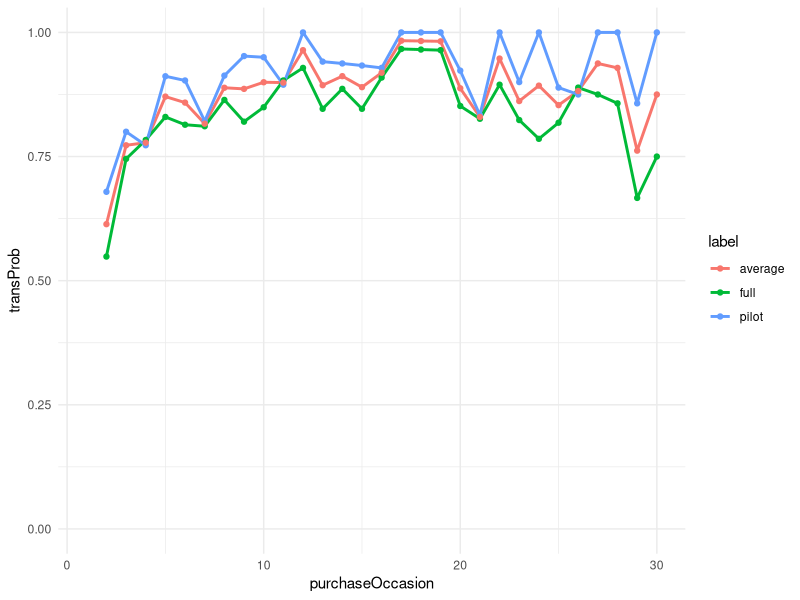
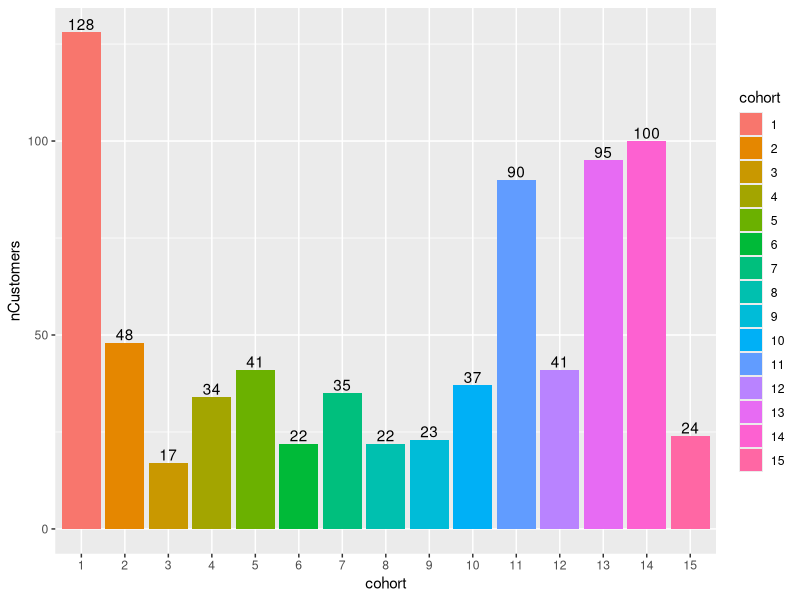
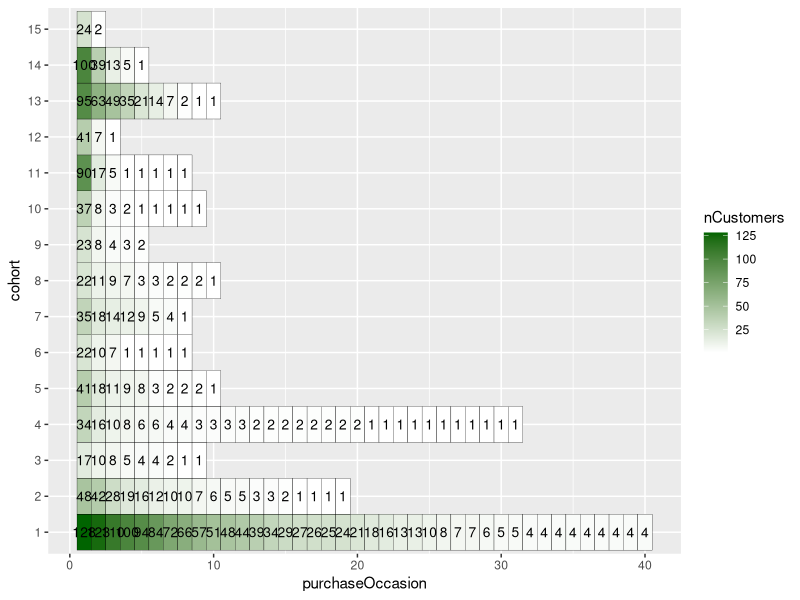
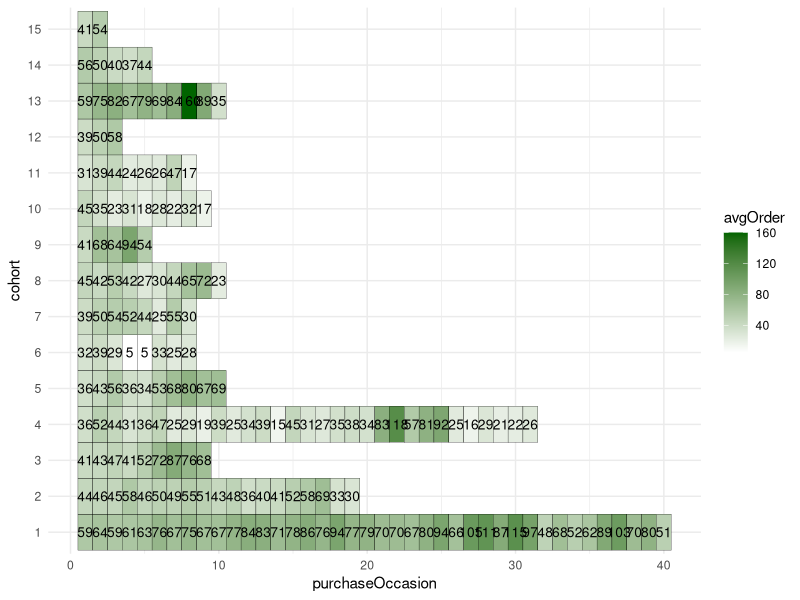
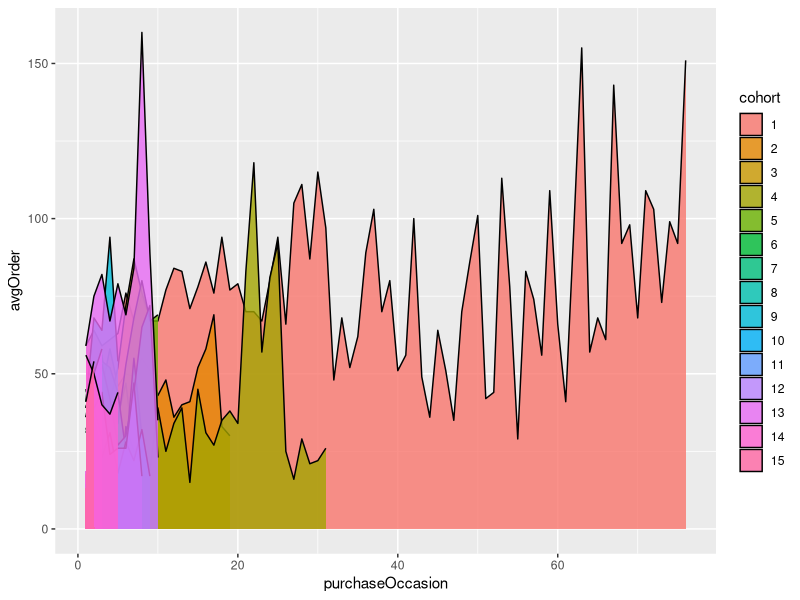
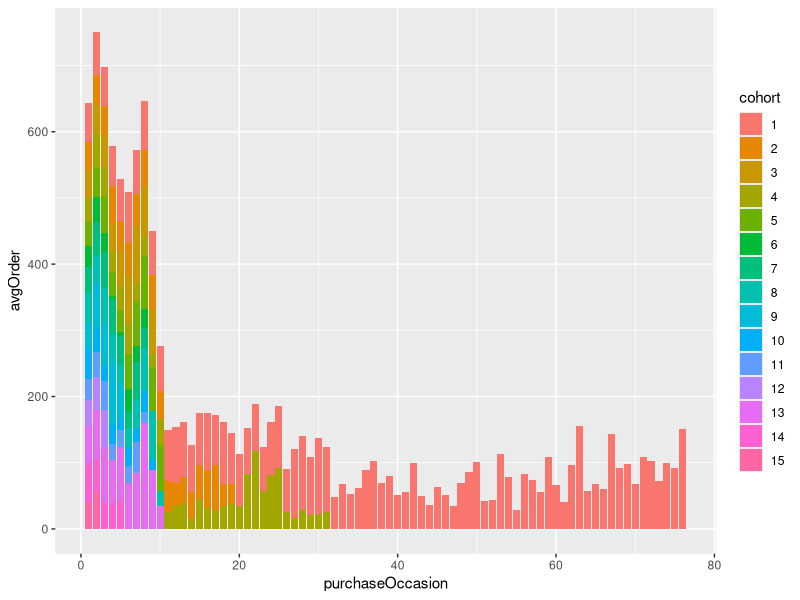
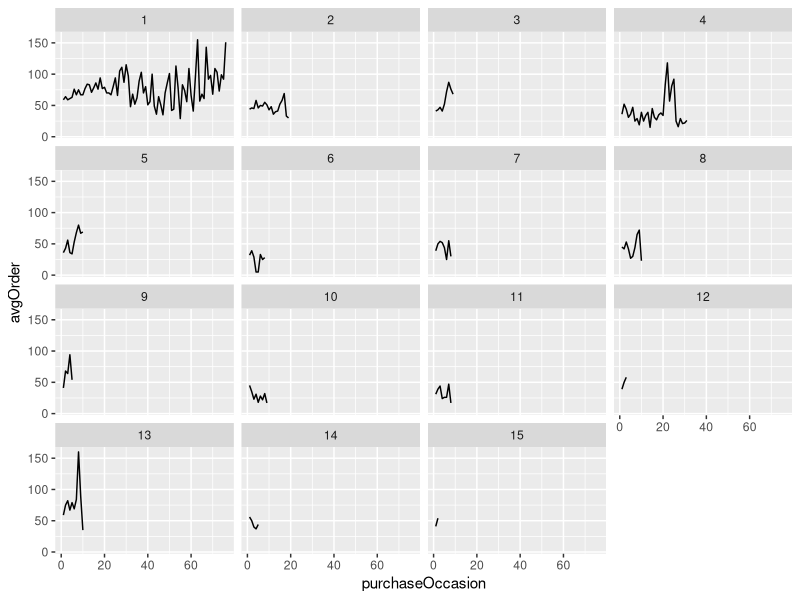
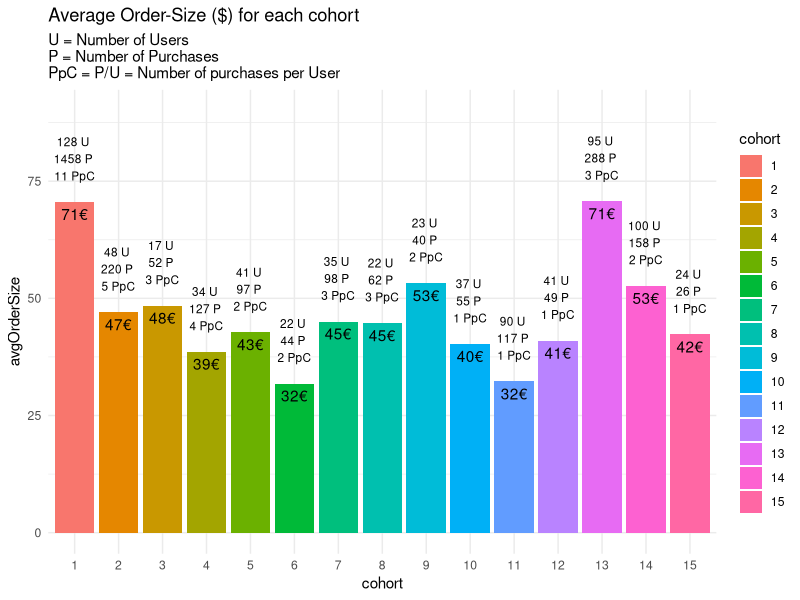

Recreate these plots in R, in order.
## ---- chunk 1
knitr::opts_chunk$set(echo = TRUE)

library(data.table)
library(tidyverse)
library(readxl)
library(magrittr) # for %<>% operator 

# Load data
dataMainFull <- as.data.table(read_xlsx(path = "retailRelay.xlsx", sheet = 1))
dataMainPilot <- as.data.table(read_xlsx(path = "retailRelay.xlsx", sheet = 2))
dataTransitionFull <- as.data.table(read_xlsx(path = "retailRelay.xlsx", sheet = 3))
dataTransitionPilot <- as.data.table(read_xlsx(path = "retailRelay.xlsx", sheet = 4))

# Rename Variables
dataMainPilot %<>% rename(OrderId = `Order Id`)

dataTransitionFull[, ':='(
  transProb = as.numeric(`Transition Probability`),
  purchaseOccasion = `Purchase Occasion`,
  avgBasketSize = `Average Basket Size`
)]
dataTransitionPilot[, ':='(
  transProb = as.numeric(`Transition Probability`),
  purchaseOccasion = `Purchase Occasion`,
  avgBasketSize = `Average Basket Size`
)]

dataTransitionFull <- dataTransitionFull[, c("purchaseOccasion", "transProb", "avgBasketSize")]
dataTransitionPilot <- dataTransitionPilot[, c("purchaseOccasion", "transProb", "avgBasketSize")]

# Transforming dates
dataMainFull[, ':='(orderYear = lubridate::year(OrderDate),
                    orderMonth = lubridate::month(OrderDate),
                    orderDay = lubridate::day(OrderDate))]
dataMainPilot[, ':='(orderYear = lubridate::year(OrderDate),
                    orderMonth = lubridate::month(OrderDate),
                    orderDay = lubridate::day(OrderDate))]
## ---- chunk 2
dataTransitionFull[, label := "full"]
dataTransitionPilot[, label := "pilot"]
dataTransition <- rbind(dataTransitionFull, dataTransitionPilot)

# Compute average Transition
dataTransitionFull[, transProbPilot := dataTransitionPilot$transProb]
dataTransitionFull[, avgBasketSizePilot := dataTransitionPilot$avgBasketSize]
dataTransitionFull[, avgTransition := 0.5 * (transProb + transProbPilot)]
dataTransitionFull[, avgAvgBasketSize := 0.5 * (avgBasketSize + avgBasketSizePilot)]
dataTransitionAvg <- dataTransitionFull[, c("purchaseOccasion", "avgTransition", "avgAvgBasketSize")]
setnames(dataTransitionAvg, c("purchaseOccasion", "transProb", "avgBasketSize"))
dataTransitionAvg[, label := "average"]

dataTransition <- rbind(dataTransition, dataTransitionAvg)

head(dataTransition)
## ---- chunk 3
ggplot(dataTransition, aes(x = purchaseOccasion, y = transProb, color = label)) +
  geom_line(size=1) +
  geom_point() +
  theme_minimal() +
  xlim(c(1, 30)) +
  ylim(c(0, 1))
## ---- chunk 4
# Can the same OrderId occur multiple times? => NO.
length(unique(dataMainFull$OrderId))
## ---- chunk 5
# Construct purchaseOccasion
dataMainFull[, purchaseOccasion := frank(OrderId), by = UserId]
dataMainPilot[, purchaseOccasion := frank(OrderId), by = UserId]
## ---- chunk 6
# How many users in pilot vs full study?
length(unique(dataMainPilot$UserId))
length(unique(dataMainFull$UserId))
## ---- chunk 7
# Does dataMainFull include the same data for a customer?
y <- sapply(unique(dataMainPilot$UserId), function(userId){
  dt1 <- dataMainPilot[UserId == userId]
  dt1 <- as.data.frame(dt1[, c("UserId", "OrderId", "OrderDate")])
  
  dt2 <- dataMainFull[UserId == userId]
  dt2 <- as.data.frame(dt2[, c("UserId", "OrderId", "OrderDate")])
  
  return(nrow(dt1) == nrow(dt2))
})

all(y)
## ---- chunk 8
min(dataMainPilot$OrderDate)
max(dataMainPilot$OrderDate)
cat("")
min(dataMainFull$OrderDate)
max(dataMainFull$OrderDate)
## ---- chunk 9
dataMainFull %>%
  group_by(orderYear, orderMonth) %>% 
  distinct(UserId) %>% 
  count()
## ---- chunk 10
dataMainPilot %>%
  group_by(orderYear, orderMonth) %>% 
  distinct(UserId) %>% 
  count()
## ---- chunk 11
# Assigning customers to cohorts 1,...,15
dataMainFull[, cohort := rep(0, nrow(dataMainFull))]
dataMainFull[, cohort := ifelse(orderYear == 2009, min(orderMonth), 0), by = UserId]
dataMainFull[, cohort := max(cohort), by = UserId]
dataMainFull[orderYear == 2010, cohort := ifelse(cohort == 0, min(orderMonth) + 12, cohort), by = UserId]
## ---- chunk 12
# Number of customers by cohort
dataByCohort <- dataMainFull %>% 
  mutate(cohort = as.factor(cohort)) %>% 
  group_by(cohort) %>% 
  summarise(nCustomers = n_distinct(UserId))

ggplot(dataByCohort, aes(x = cohort, y = nCustomers, fill = cohort)) +
  geom_col() +
  geom_text(aes(label = nCustomers), vjust = -0.2)
## ---- chunk 13
# Number of Customers by cohort and purchase Occasion (relevant for Aussagekraft of plot below)
dataByCohortPurchase <- dataMainFull %>% 
  mutate(cohort = as.factor(cohort)) %>% 
  group_by(cohort, purchaseOccasion) %>% 
  summarise(nCustomers = n_distinct(UserId)) %>% 
  filter(purchaseOccasion %in% c(0:40))

ggplot(dataByCohortPurchase, aes(x = purchaseOccasion, y = cohort, fill = nCustomers)) +
  geom_tile(color = "black") +
  geom_text(aes(label = nCustomers), size = 3.5) +
  scale_fill_gradient(low = "white", high = "darkgreen")
## ---- chunk 14
dataPlt1 <- dataMainFull %>% 
  group_by(cohort, purchaseOccasion) %>% 
  summarise(avgOrder = round(mean(TotalCharges, na.rm=T),0)) %>%
  ungroup() %>% 
  mutate(cohort = as.factor(cohort))

dataPlt1
## ---- chunk 15
# Note that we can't trust these averages because they're computed based on a single customer.... that's kind of stupid.!

# Average order-volume ($) by purchase occasion and cohort
ggplot(dataPlt1 %>% filter(purchaseOccasion %in% 1:40), aes(x = purchaseOccasion, y = cohort, fill = avgOrder)) +
  geom_tile(color = "black") +
  geom_text(aes(label = avgOrder), size = 3.5) +
  scale_fill_gradient(low = "white", high = "darkgreen") +
  theme_minimal()
## ---- chunk 16
ggplot(dataPlt1, aes(x = purchaseOccasion, y = avgOrder, fill = cohort)) +
  geom_area(color = "black", alpha = 0.8, position = "dodge")
## ---- chunk 17
ggplot(dataPlt1, aes(x = purchaseOccasion, y = avgOrder, fill = cohort)) +
  geom_col(position = "stack", alpha = 1)
## ---- chunk 18
dataPlt1 %>% filter(cohort %in% 14:15) %>% filter(purchaseOccasion %in% 30:60)
## ---- chunk 19
max(dataPlt1$purchaseOccasion) 
## ---- chunk 20
ggplot(dataPlt1, aes(x = purchaseOccasion, y = avgOrder)) +
  geom_line() +
  facet_wrap(~cohort)
## ---- chunk 21
dataByCohort <- dataMainFull %>% 
  mutate(cohort = as.factor(cohort)) %>% 
  group_by(cohort) %>% 
  summarise(
    nCustomers = n_distinct(UserId),
    maxPurchaseOccasion = max(purchaseOccasion),
    nPurchases = n_distinct(OrderId),
    cumulativeOrderSize = sum(TotalCharges),
    avgOrderSize = mean(TotalCharges),
    nPurchasesPerCustomer = round(nPurchases / nCustomers, 0),
    orderSizeDensity = round(cumulativeOrderSize / nPurchases / maxPurchaseOccasion / nCustomers, 4)
  )

dataByCohort
## ---- chunk 22
# note: possibly add "percentile" => how many % of customers make 90% of orders? 
# include timespan => cohort 1 has more purchases because it's over a longer timespan

subtitle = "U = Number of Users
P = Number of Purchases 
PpC = P/U = Number of purchases per User"

# Average order volume by cohort
ggplot(dataByCohort, aes(x = cohort, y = avgOrderSize, fill = cohort)) + 
  geom_col() +
  geom_text(aes(label = paste0(nCustomers, " U \n", nPurchases, " P \n", nPurchasesPerCustomer, " PpC")), size = 3, vjust = -0.5) +
  geom_text(aes(label = paste0(round(avgOrderSize, 0), "€")), vjust = 1.5) +
  ylim(c(0, 90)) +
  theme_minimal() +
  ggtitle("Average Order-Size ($) for each cohort", 
          subtitle = subtitle)
## ---- chunk 23
# € Density
ggplot(dataByCohort, aes(x = cohort, y = orderSizeDensity, fill = cohort)) +
  geom_col() +
  ggtitle("€ per Customer/Occasions/Purchases [Density] ")
## ---- chunk 24
dataMainFull[, cohort5month := ifelse(cohort %in% c(1:5), 1, ifelse(cohort %in% c(6:10), 2, 3))]

dataCohort5month <- dataMainFull %>% 
  mutate(cohort5month = as.factor(cohort5month)) %>% 
  group_by(cohort5month, purchaseOccasion) %>% 
  summarise(
    nCustomers = n_distinct(UserId),
    cumulativeOrderSize = sum(TotalCharges),
    avgOrderSize = mean(TotalCharges),
    stddevOrderSize = sd(TotalCharges)
    )
## ---- chunk 25
# Average order-volume ($) by purchase occasion and cohort
ggplot(dataCohort5month %>% filter(purchaseOccasion %in% 1:15), aes(x = purchaseOccasion, y = cohort5month, fill = avgOrderSize)) +
  geom_tile(color = "black") +
  geom_text(aes(label = paste0(round(avgOrderSize,0), "€ \n", "sd=", round(stddevOrderSize,0), "\n","(N=", nCustomers, ")")), size = 3) +
  scale_fill_gradient(low = "white", high = "darkgreen") +
  theme_minimal() + 
  ggtitle("Purchases of 5-month cohorts",
          subtitle = "sd = standard deviation of the order size (€) in the given tile
N = number of customers in the given tile")
## ---- chunk 26
# Defining quarterly cohorts
dataMainFull[, cohortQuarter := ifelse(
  cohort %in% c(1:3),
  1, 
  ifelse(
    cohort %in% c(4:6),
    2,
    ifelse(
      cohort %in% c(7:9),
      3,
      ifelse(
        cohort %in% c(10:12),
        4,
        5))))]

dataCohortQuarter <- dataMainFull %>% 
  mutate(cohortQuarter = as.factor(cohortQuarter)) %>% 
  group_by(cohortQuarter, purchaseOccasion) %>% 
  summarise(
    nCustomers = n_distinct(UserId),
    cumulativeOrderSize = sum(TotalCharges),
    avgOrderSize = mean(TotalCharges),
    stddevOrderSize = sd(TotalCharges)
    )
## ---- chunk 27
# Average order-volume ($) by purchase occasion and cohort
ggplot(dataCohortQuarter %>% filter(purchaseOccasion %in% 1:20), aes(x = purchaseOccasion, y = cohortQuarter, fill = avgOrderSize)) +
  geom_tile(color = "black") +
  geom_text(aes(label = paste0(round(avgOrderSize,0), "€ \n", "sd=", round(stddevOrderSize,0), "\n","(N=", nCustomers, ")")), size = 3) +
  scale_fill_gradient(low = "white", high = "darkgreen") +
  theme_minimal() + 
  ggtitle("Purchases of quarterly cohorts",
          subtitle = "sd = standard deviation of the order size (€) in the given tile
N = number of customers in the given tile")
